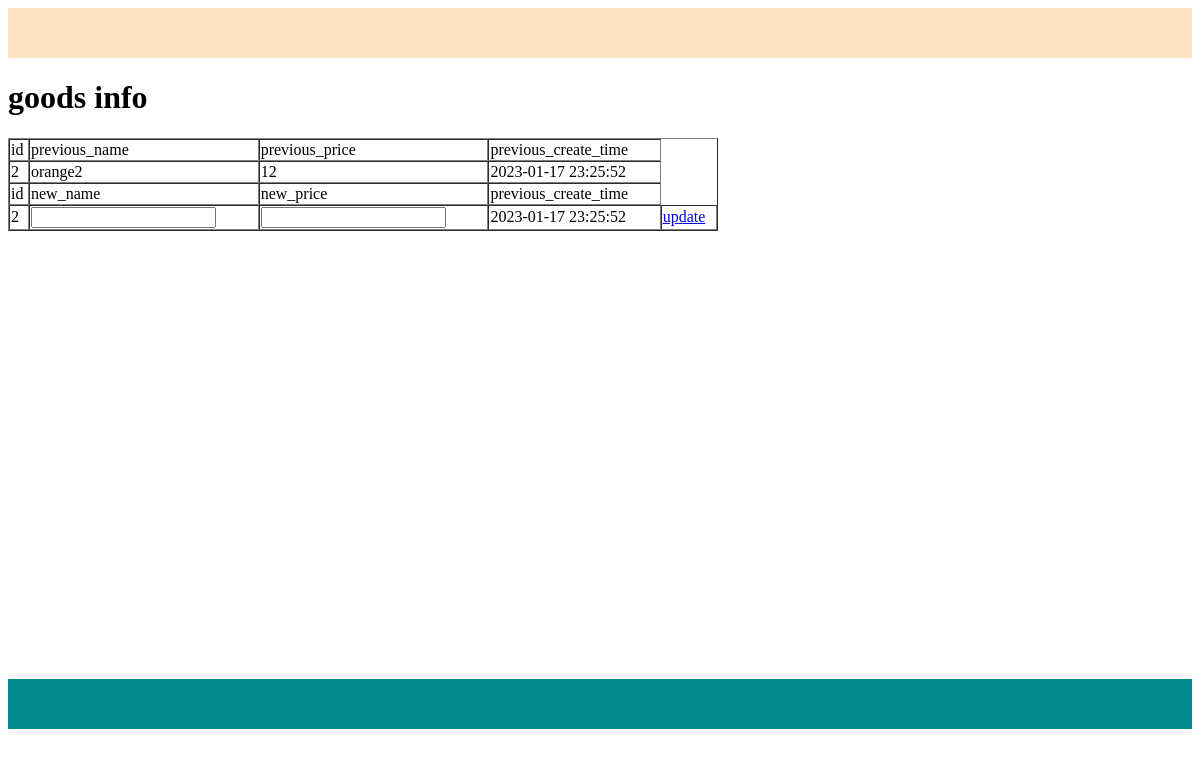
The page /getgood?id=2 on the database its author committed.
### project.py (models this page shows, shortened)
class Goods(db.Model):
    __tablename__ = 'goods'
    id = Column(Integer,autoincrement=True,primary_key=True)
    name = Column(String(20))
    price = Column(String(64))
    create_time =  Column(String(64))

### project.py (the view)
@app.route('/getgood', methods=['GET', "POST"])
def getgoodinfo():
        id = request.args.get('id')
        print('id: '+id)
        goodslist = getgood(id)
        return render_template('goodinfo.html',goodslist=goodslist.get('data'))

### project.py (called while the page is built)
def get_conn():
    conn = sqlite3.connect('mrsoft.db')
    cursor = conn.cursor()
    return conn, cursor

def close_conn(conn, cursor):  # closed
        cursor.close()
        conn.close()

def query(sql, *args):  # query
    conn, cursor = get_conn()
    cursor.execute(sql, args)
    res = cursor.fetchall()
    conn.commit()
    close_conn(conn, cursor)
    return res

def getgood(id):
    sql = "select * from goods where id= "+id
    res = query(sql)
    good =  []
    for row in res:
        data = {'id': row[0], 'name': row[1], 'price': row[2], 'create_time': row[3]}
        good.append(data)
    data_dict = {"data": good}
    return data_dict

### templates/goodinfo.html (shortened to what this page needs)
{% extends 'base.html' %}
{% block middle %}
    <h1>goods info</h1>
    <table border="1" cellspacing="0" width ="60%">
        <tr>
            <tr>
                <td>id</td>
                <td>previous_name</td>
                <td>previous_price</td>
                <td>previous_create_time</td>
            </tr>
        {% for good in goodslist %}
            <tr>
                <td>{{good.id}}</td>
                <td>{{good.name}}</td>
                <td>{{good.price}}</td>
                <td>{{good.create_time}}</td>
            </tr>
          <form  method="post"  action="update" >
          <tr>
                <td>id</td>
                <td>new_name</td>
                <td>new_price</td>
                <td>previous_create_time</td>
            </tr>
           <tr>
                <td>{{goodslist[0].id}}</td>
                <td> <input type="text"  name="name" ></td>
                <td><input  type="text" name="price" ></td>
                <td>{{goodslist[0].create_time}}</td>
                <td><a href="javascript:;" onclick="update('{{goodslist[0].id}}')"> update</a></td>{{msg}}
           </tr>
     </form>
        {% endfor %}
    </table>
{% endblock %}

### rows shown on the page
Goods: id "2", name "orange2", price "12", create_time "2023-01-17 23:25:52"
